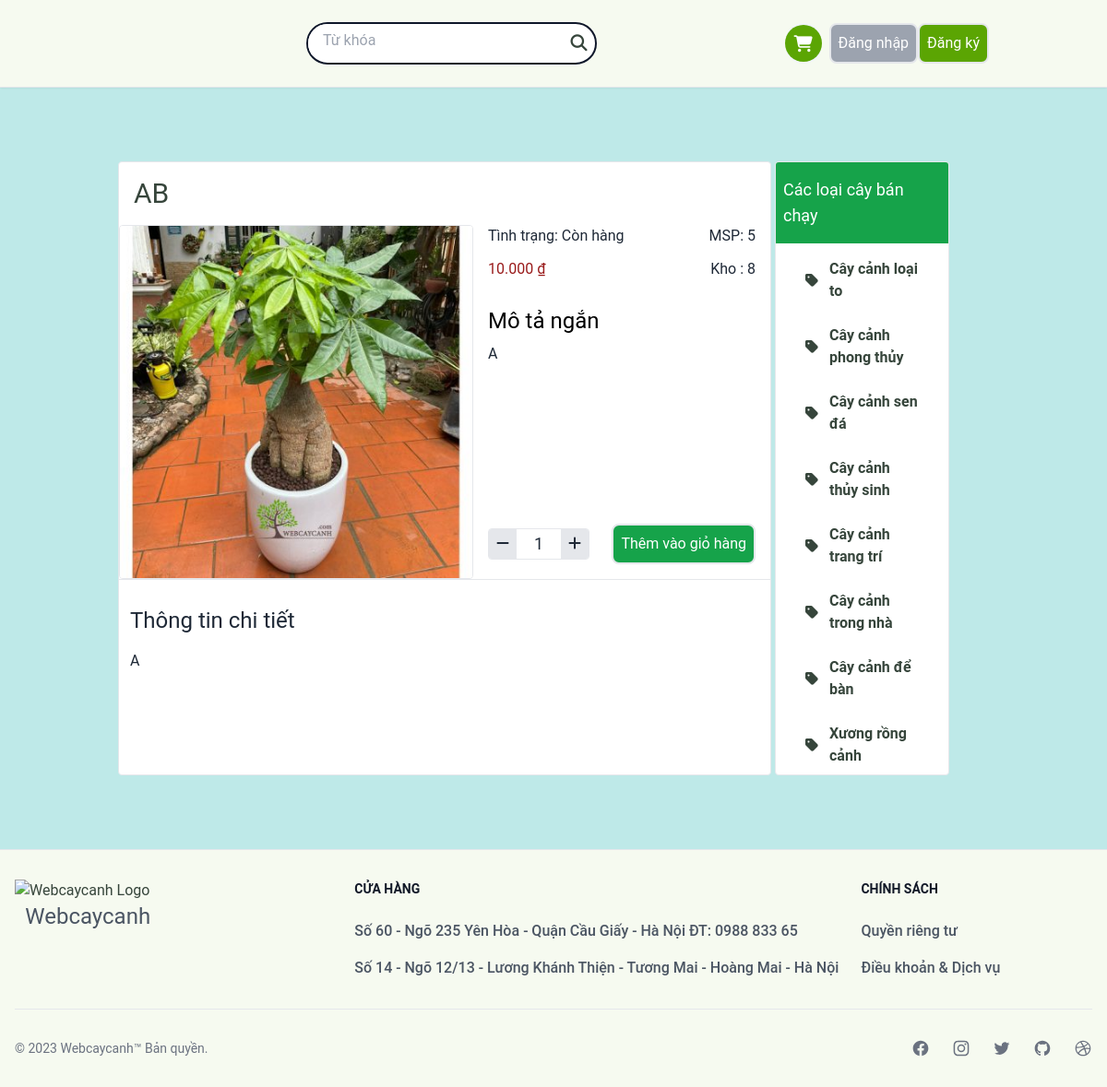
Page /product/5/ on the earlier database version.
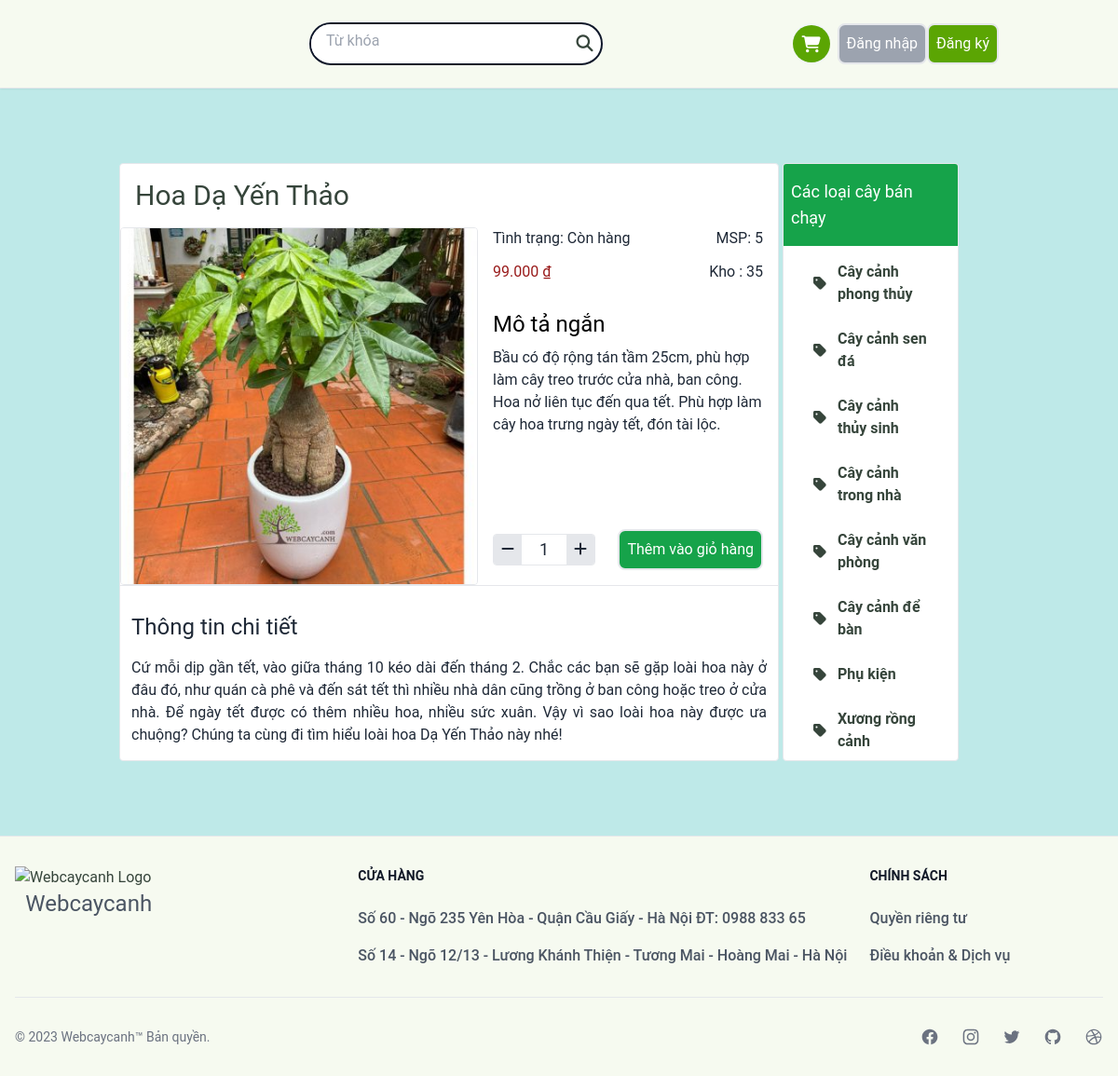
Same page on the later database version.
### core/models.py (models this page shows, shortened)
class BaseModel(models.Model):
    created_at = models.DateTimeField(auto_now_add=True)
    updated_at = models.DateTimeField(auto_now=True)
    class Meta:
        abstract = True

class Product(BaseModel):
    name = models.CharField(max_length=255, unique=True, blank=False)
    price = models.DecimalField(
        max_digits=10, decimal_places=0, validators=[MinValueValidator(0)]
    )
    summary = models.TextField(default="")
    description = models.TextField(default="")
    quantity = models.PositiveIntegerField(default=0)
    category = models.ForeignKey(Category, on_delete=models.CASCADE)
    thumbnail = ProcessedImageField(
        upload_to=hashed_filename,
        default="defaults/product.png",
        processors=[ResizeToFill(400, 400)],
        format="PNG",
        options={"quality": 60},
    )
    def state(self):
        return "Còn hàng" if self.quantity > 0 else "Hết hàng"

class Category(BaseModel):
    label = models.CharField(max_length=255, unique=True, blank=False)
    image = ProcessedImageField(
        upload_to=hashed_filename,
        default="defaults/category.png",
        processors=[ResizeToFill(320, 320)],
        format="PNG",
        options={"quality": 60},
    )
    slug = models.SlugField(max_length=255, unique=True)

### core/views.py (the view)
# urls.py: path("product/<int:pk>/", DetailProductView.as_view(), name="product_detail"),
class DetailProductView(DetailView):
    model = Product
    template_name = "core/product_detail.html"
    def get_context_data(self, **kwargs):
        context = super().get_context_data(**kwargs)
        context["categories"] = Category.objects.order_by("label")[:8]
        return context

### core/templatetags/concurency.py (called while the page is built)
@register.filter
def vnd_format(value):
    return humanize.intcomma(value, False).replace(",", ".") + " ₫"

### templates/core/product_detail.html (shortened to what this page needs)
{% extends "layout/base.html" %}
{% load crispy_forms_tags %}
{% load static %}
{% load humanize %}
{% load concurency %}
{% block content %}
<div class="container overflow-hidden rounded flex my-16 items-stretch">
    <div id="product" class="bg-white border rounded w-3/4">
        <h1 class="text-3xl p-4">{{ product.name }}</h1>
        <div id="product-info" class="flex text-gray-800">
            <div id="product-image">
                <img class="w-96 rounded border" src="{{ product.thumbnail.url }}" alt="">
            </div>
            <div id="product-detail" class="flex flex-col gap-3 flex-1 px-4">
                <div class="flex justify-between">
                    <p>Tình trạng: {{ product.state }}</p>
                    <p>MSP: {{ product.id }}</p>
                </div>
                <div id="product-price" class="flex justify-between">
                    <p class=" text-red-800">{{ product.price|vnd_format }}</p>
                    <p>Kho : <span id="stock">{{ product.quantity }}</span></p>
                </div>
                <div>
                    <p class="text-2xl text-black py-2 pt-4">Mô tả ngắn</p>
                    <p>{{ product.summary }}</p>
                </div>
                <div class="grow"></div>
                <form action="{% url 'core:cart_add' %}" method="post" class="flex items-center justify-between py-4">
                    <div class="flex border rounded overflow-hidden">
                        <button type="button" class="bg-gray-200 hover:bg-slate-600 hover:text-white p-1 px-2"
                            id="quantity-decrease">
                            <i class="fas fa-minus"></i>
                        </button>
                        <input name="quantity" class="text-lg text-center w-12 outline-none" id="id_quantity"
                            value="1"></input>
                        <button type="button" class="bg-gray-200 p-1 px-2 hover:bg-slate-600 hover:text-white"
                            id="quantity-increase">
                            <i class="fas fa-plus"></i>
                        </button>
                    </div>
                    <button data-product-id="{{ product.id }}" data-quantity="{{ 1 }}" id="add-to-cart"
                        class="btn bg-green-600 text-white hover:bg-green-700 hover:text-gray-300">Thêm vào giỏ
                        hàng</button>
                </form>
            </div>
        </div>
        <hr>
        <div id="long-description" class="text-justify text-base p-3 text-gray-800">
            <h2 class="text-2xl my-4">Thông tin chi tiết</h2>
            <p>{{ product.description }}</p>
        </div>
    </div>
    <div id="sidebar" class="w-1/5 bg-white gap-2 ml-1 border rounded overflow-hidden flex flex-col">
        <h1 class="bg-[#16a34a] text-white text-lg px-2 py-4">Các loại cây bán chạy</h1>
        {% for cate in categories %}
        <a href="{% url 'core:product_by_category' cate.slug %}"
            class="flex justify-left gap-3 items-center p-2 px-8 text-base font-semibold hover:text-[#16a34a]">
            <i class="fa-solid fa-tag"></i>
            <span>{{ cate.label }}</span>
        </a>
        {% endfor %}
    </div>
</div>
{% endblock content %}

Differences in the rows shown:
changed Product "Còn hàng": name "AB" → "Hoa Dạ Yến Thảo"; price|vnd_format "10.000 ₫" → "99.000 ₫"; quantity "8" → "35"; summary "A" → "Bầu có độ rộng tán tầm 25cm, phù hợp làm cây treo trước cửa nhà, ban công. Hoa nở liên tục đến qua tết. Phù hợp làm cây hoa trưng ngày tết, đón tài lộc."; description "A" → "Cứ mỗi dịp gần tết, vào giữa tháng 10 kéo dài đến tháng 2. Chắc các bạn sẽ gặp loài hoa này ở đâu đó, như quán cà phê và đến sát tết thì nhiều nhà dân cũng trồng ở ban công hoặc treo ở cửa nhà. Để ngày tết được có thêm nhiều hoa, nhiều sức xuân. Vậy vì sao loài hoa này được ưa chuộng? Chúng ta cùng đi tìm hiểu loài hoa Dạ Yến Thảo này nhé!"
changed Category "Cây cảnh trong nhà": moves up the list
changed Category: label "Cây cảnh trang trí" → "Cây cảnh văn phòng"
changed Category: label "Cây cảnh loại to" → "Phụ kiện"; moves down the list
